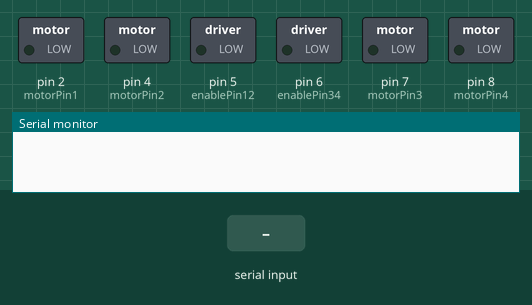
This sketch was run on a simulated Arduino Uno, built with avr-gcc and run on an emulated ATmega328P. Parts: switched loads named in the sketch (green lamp = pin HIGH), the last lines printed to the serial monitor. The inputs (shaded band) are chosen by the test bench.

Above: at 1.2 s.
1.3 s: "90,45,200\n" received over the second serial link
At 2.4 s:
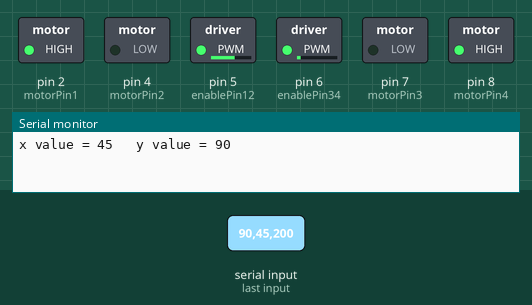
2.8 s: "30,150,10\n" received over the second serial link
At 3.6 s:
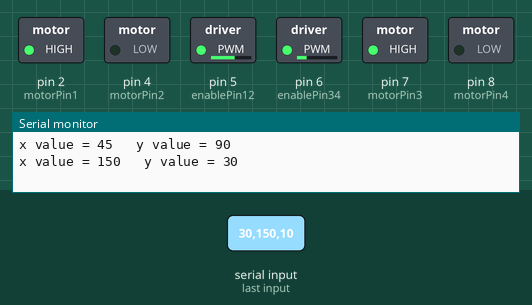
4.3 s: "200\n" received over the second serial link
At 4.7 s:
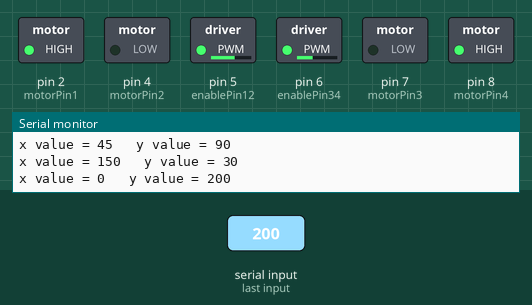
5.8 s: "90,45\n" received over the second serial link
At 7.0 s:
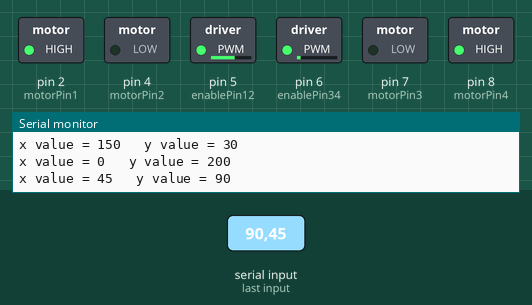
7.3 s: "30,150\n" received over the second serial link
At 8.2 s:
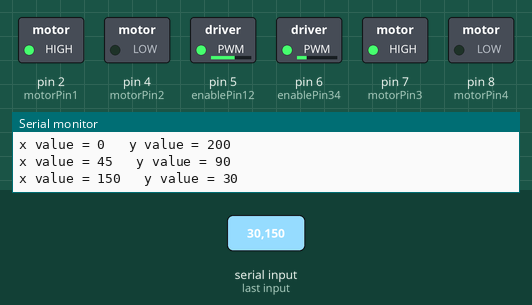
Timing chart, 0 to 9.8 s (numbered marks = the images above; inputs shaded):
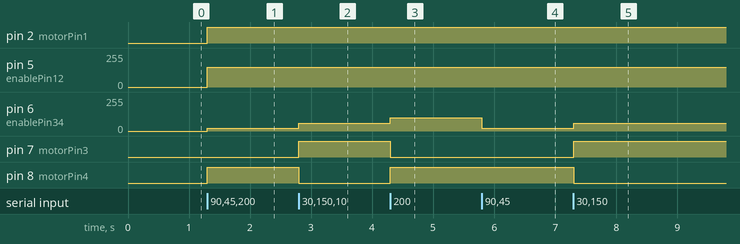

The sketch:

BotSlave2.ino
```cpp
#include <SoftwareSerial.h>

const int motorPin1 = 2;  // Connect to IN1 on the L298N
const int motorPin2 = 4;  // Connect to IN2 on the L298N
const int enablePin12 = 5;  // Connect to ENA on the L298N (enable for Motor A)
const int motorPin3 = 7;  // Connect to IN1 on the L298N
const int motorPin4 = 8;  // Connect to IN2 on the L298N
const int enablePin34 = 6;

int xValue = 0;
int yValue = 0;


const byte numChars = 32;
char receivedChars[numChars];   // an array to store the received data

boolean newData = false;

SoftwareSerial ss(13, 12);

void setup()
{
   Serial.begin(115200);
   ss.begin(9600);
   pinMode(motorPin1, OUTPUT);
   pinMode(motorPin2, OUTPUT);
   pinMode(enablePin12, OUTPUT);
   pinMode(motorPin3, OUTPUT);
   pinMode(motorPin4, OUTPUT);
   pinMode(enablePin34, OUTPUT);
}

void loop()
{
 recvWithEndMarker();
   //showNewData();
   if (newData)
   {
      parseData();
   }
}

void recvWithEndMarker()
{
   static byte ndx = 0;
   char endMarker = '\n';
   char rc;

   while (ss.available() > 0 && newData == false)
   {
      rc = ss.read();

      if (rc != endMarker)
      {
         receivedChars[ndx] = rc;
         ndx++;
         if (ndx >= numChars)
         {
            ndx = numChars - 1;
         }
      }
      else
      {
         receivedChars[ndx] = '\0'; // terminate the string
         ndx = 0;
         newData = true;
      }
   }
}

void showNewData()
{
   if (newData == true)
   {
      Serial.print("This just in ... ");
      Serial.println(receivedChars);
      //newData = false;
   }
}

void parseData()
{
   char *strings[2]; // an array of pointers to the pieces of the above array after strtok()
   char *ptr = NULL; byte index = 0;
   ptr = strtok(receivedChars, ",");  // delimiter comma
   while (ptr != NULL)
   {
      strings[index] = ptr;
      index++;
      ptr = strtok(NULL, ",");
   }
   //Serial.println(index);
   /*
   // print all the parts
   Serial.println("The Pieces separated by strtok()");
   for (int n = 0; n < index; n++)
   {
      Serial.print("piece ");
      Serial.print(n);
      Serial.print(" = ");
      Serial.println(strings[n]);
   }
   */
   // convert string data to numbers
   xValue = atoi(strings[0]);
   yValue = atoi(strings[1]);

   Serial.print("x value = ");
   Serial.print(yValue);
   Serial.print("   y value = ");
   Serial.print(xValue);

   Serial.println(); // blank line
   newData = false;


  int speedX = map(yValue, 0, 1023, -255, 255);
  int speedY = map(xValue, 0, 1023, 255, -255);

  // Calculate individual motor speeds
  int leftSpeed = speedY + speedX;
  int rightSpeed = speedY - speedX;

  // Ensure the motor speeds are within the valid range
  leftSpeed = constrain(leftSpeed, -150, 150);
  rightSpeed = constrain(rightSpeed, -150, 150);


  if (leftSpeed<0){
    m34b(-leftSpeed);}
   else{
    m34f(leftSpeed);}

  if (rightSpeed<0){
    m12b(-rightSpeed);}
   else{
    m12f(rightSpeed);}


}


void Stop() {
  m12f(0);
  m34f(0);}

void m12f(int speeed) {
  digitalWrite(motorPin1, HIGH);
  digitalWrite(motorPin2, LOW);
  analogWrite(enablePin12, speeed);
  }

void m12b(int speeed) {
  digitalWrite(motorPin1, LOW);
  digitalWrite(motorPin2, HIGH);
  analogWrite(enablePin12, speeed);
}

void m34f(int speeed) {
  digitalWrite(motorPin3, HIGH);
  digitalWrite(motorPin4, LOW);
  analogWrite(enablePin34, speeed);
}

void m34b(int speeed) {
  digitalWrite(motorPin3, LOW);
  digitalWrite(motorPin4, HIGH);
  analogWrite(enablePin34, speeed);
    }
```

Measured:
- after the input at 1.3 s, pin 2 (motorPin1), pin 8 (motorPin4): LOW → HIGH at once; pin 5 (enablePin12): 0/255 → 150/255 at once; pin 6 (enablePin34): 0/255 → 22/255 at once
- after the input at 2.8 s, pin 6 (enablePin34): 22/255 → 60/255 at once; pin 7 (motorPin3): LOW → HIGH at once; pin 8 (motorPin4): HIGH → LOW at once
- after the input at 4.3 s, pin 6 (enablePin34): 60/255 → 99/255 at once; pin 7 (motorPin3): HIGH → LOW at once; pin 8 (motorPin4): LOW → HIGH at once
- after the input at 5.8 s, pin 6 (enablePin34): 99/255 → 22/255 at once
- after the input at 7.3 s, pin 6 (enablePin34): 22/255 → 60/255 at once; pin 7 (motorPin3): LOW → HIGH at once; pin 8 (motorPin4): HIGH → LOW at once
